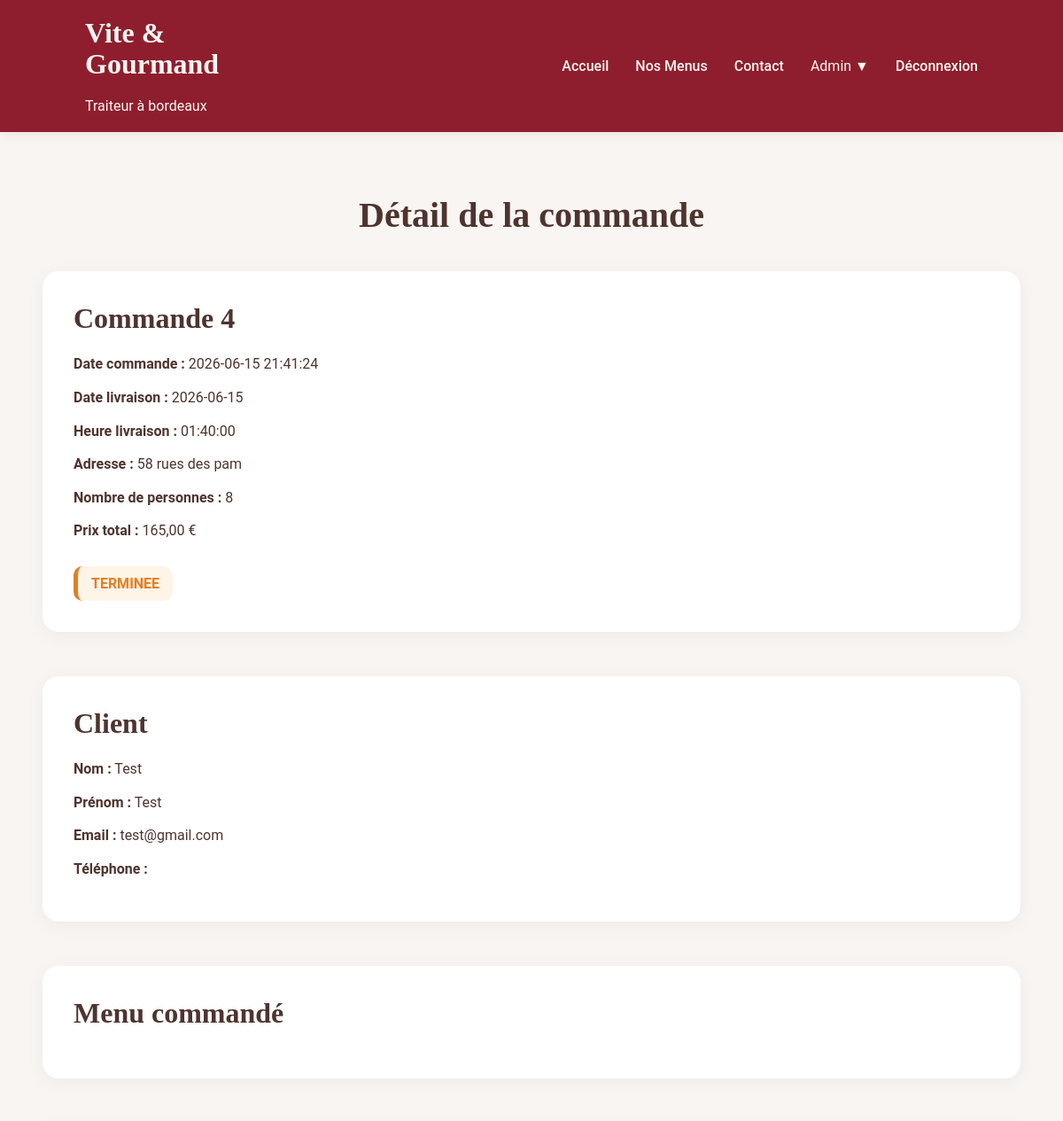
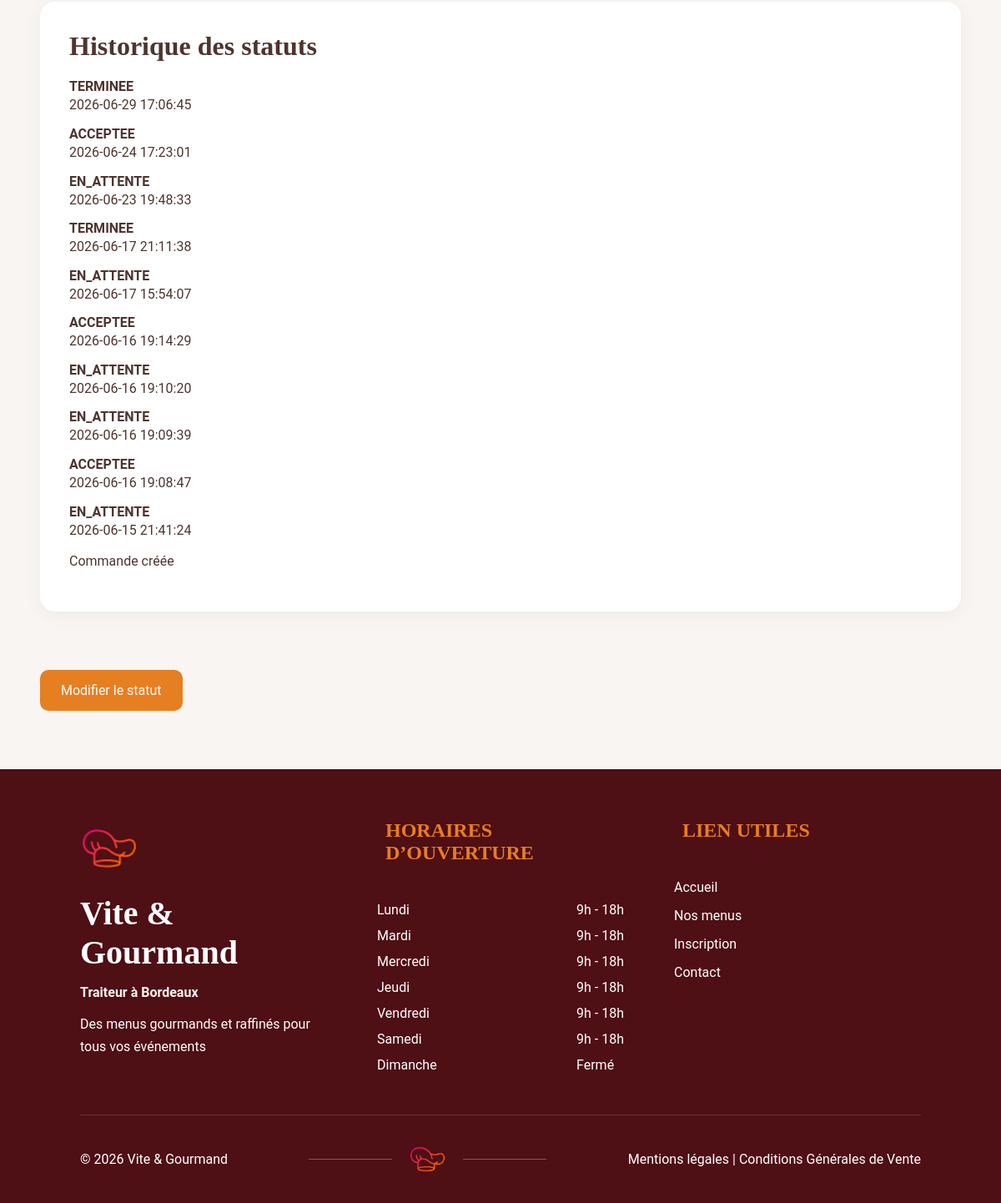
/pages/admin/commandes-detail.php?id=4 (signed in), run on the app's committed database (2 pictures, top to bottom).
### tables this page shows
CREATE TABLE `commande` (
  `idCommande` int(11) NOT NULL,
  `dateCommande` datetime DEFAULT current_timestamp(),
  `dateLivraison` date NOT NULL,
  `heureLivraison` time NOT NULL,
  `adresseLivraison` varchar(255) NOT NULL,
  `nbPersonnes` int(11) NOT NULL,
  `prixTotal` decimal(10,2) NOT NULL,
  `statut` enum('EN_ATTENTE','ACCEPTEE','EN_PREPARATION','EN_LIVRAISON','LIVREE','EN_ATTENTE_MATERIEL','TERMINEE','ANNULEE') DEFAULT 'EN_ATTENTE',
  `idUtilisateur` int(11) NOT NULL,
  `prixMenu` decimal(10,2) NOT NULL DEFAULT 0.00,
  `pretMateriel` tinyint(1) NOT NULL DEFAULT 0,
  `restitutionMateriel` tinyint(1) NOT NULL DEFAULT 0
);

CREATE TABLE `utilisateur` (
  `idUtilisateur` int(11) NOT NULL,
  `nom` varchar(100) NOT NULL,
  `prenom` varchar(100) NOT NULL,
  `email` varchar(150) NOT NULL,
  `motDePasse` varchar(255) NOT NULL,
  `telephone` varchar(20) DEFAULT NULL,
  `adresse` varchar(255) DEFAULT NULL,
  `idRole` int(11) NOT NULL,
  `ville` varchar(100) DEFAULT NULL,
  `codePostal` varchar(20) DEFAULT NULL,
  `pays` varchar(100) DEFAULT NULL,
  `actif` tinyint(1) NOT NULL DEFAULT 1,
  `resetToken` varchar(255) DEFAULT NULL,
  `resetExpire` datetime DEFAULT NULL
);

CREATE TABLE `historique_statut` (
  `idHistorique` int(11) NOT NULL,
  `statut` varchar(100) NOT NULL,
  `dateStatut` datetime DEFAULT current_timestamp(),
  `commentaire` text DEFAULT NULL,
  `idCommande` int(11) NOT NULL
);

### pages/admin/commandes-detail.php (the view, shortened to what this page needs)
<?php
require '../../config/database.php';
$idCommande = (int) $_GET['id'];
$sql = "
SELECT c.*, u.nom, u.prenom, u.email, u.telephone
FROM commande c
INNER JOIN utilisateur u
ON c.idUtilisateur = u.idUtilisateur
WHERE c.idCommande = ?
";
$query = $pdo->prepare($sql);
$query->execute([$idCommande]);
$commande = $query->fetch();
$sql = "
SELECT *
FROM historique_statut
WHERE idCommande = ?
ORDER BY dateStatut DESC
";
$query = $pdo->prepare($sql);
$query->execute([$idCommande]);
$historique = $query->fetchAll();
?>
<!DOCTYPE html>
<html lang="fr">
<head>
    <link rel="stylesheet" href="../../css/admin_client/admin_client1.css">
    <link rel="stylesheet" href="../../css/vite&gourmand.css">
</head>
<body>
    <?php require '../../includes/navbar.php';?>
<main class="container">
    <h1 class="page-title">
        Détail de la commande
    </h1>
    <div class="detail-layout">
        <section class="card">
            <h2>Commande <?= (int) $commande['idCommande']; ?></h2>
            <p>
                <strong>Date commande :</strong>
               <?= htmlspecialchars($commande['dateCommande']); ?>
            </p>
            <p>
                <strong>Date livraison :</strong>
                <?= htmlspecialchars($commande['dateLivraison']); ?>
            </p>
            <p>
                <strong>Heure livraison :</strong>
                <?= htmlspecialchars($commande['heureLivraison']); ?>
            </p>
            <p>
                <strong>Adresse :</strong>
                <?= htmlspecialchars($commande['adresseLivraison']); ?>
            </p>
            <p>
                <strong>Nombre de personnes :</strong>
                <?= (int) $commande['nbPersonnes']; ?>
            </p>
            <p>
                <strong>Prix total :</strong>
                <?= number_format((float) $commande['prixTotal'], 2, ',', ' '); ?> €
            </p>
            <span class="statut">
                <?= htmlspecialchars($commande['statut']); ?>
            </span>
        </section>
        <section class="card">
            <h2>Client</h2>
            <p>
                <strong>Nom :</strong>
                <?= htmlspecialchars($commande['nom']); ?>
            </p>
            <p>
                <strong>Prénom :</strong>
                <?= htmlspecialchars($commande['prenom']); ?>
            </p>
            <p>
                <strong>Email :</strong>
                <?= htmlspecialchars($commande['email']); ?>
            </p>
            <p>
                <strong>Téléphone :</strong>
            </p>
        </section>
        <section class="card">
            <h2>Menu commandé</h2>
        </section>
        <section class="card">
            <h2>Historique des statuts</h2>
            <?php foreach($historique as $item): ?>
                <strong>
                    <?= htmlspecialchars($item['statut']); ?>
                </strong>
                <p>
                    <?= htmlspecialchars($item['dateStatut']); ?>
                </p>
                <p>
                    <?= htmlspecialchars($item['commentaire'] ?? ''); ?>
                </p>
            <?php endforeach; ?>
        </section>
        <a href="commandes-edit.php?id=<?= (int) $commande['idCommande']?>" class="btn">
            Modifier le statut
        </a>
    </div>
</main>
<?php require '../../includes/footer.php'; ?>
</body>
</html>

### css/admin_client/admin_client1.css (style rules this page uses)
.container { width: 92%; max-width: 1300px; margin: 70px auto; }
.detail-layout { display: flex; flex-direction: column; gap: 30px; }
.card { background: white; border-radius: 18px; padding: 35px; margin-bottom: 20px; box-shadow: 0 4px 20px rgba(0, 0, 0, 0.05); }
.card p { margin-bottom: 12px; line-height: 1.6; }
.statut { display: inline-block; margin-top: 15px; background: #FFF4E8; color: #E67E22; border-left: 5px solid #E67E22; padding: 10px 15px; border-radius: 10px; font-weight: 600; }
.btn { display: inline-block; align-self: flex-start; background: #E67E22; color: white; text-decoration: none; margin-top: 20px; padding: 15px 25px; border-radius: 10px; transition: 0.3s; }

### css/vite&gourmand.css (style rules this page uses)
* { margin: 0; padding: 0; box-sizing: border-box; }
body { font-family: 'Roboto', sans-serif; background: #F8F5F2; color: #4E342E; }
.page-title { text-align: center; font-family: 'Playfair Display', serif; font-size: 40px; margin-bottom: 40px; }
h2 { font-family: 'Playfair Display', serif; font-size: 32px; margin-bottom: 20px; }

### data on the page
commande: idCommande "4", dateCommande "2026-06-15 21:41:24", dateLivraison "2026-06-15", heureLivraison "01:40:00", adresseLivraison "58 rues des pam", nbPersonnes "8", prixTotal "165,00", statut "TERMINEE", idUtilisateur.nom "Test", idUtilisateur.prenom "Test", idUtilisateur.email "test@gmail.com"
historique_statut: statut "TERMINEE", dateStatut "2026-06-29 17:06:45"
historique_statut: statut "ACCEPTEE", dateStatut "2026-06-24 17:23:01"
historique_statut: statut "EN_ATTENTE", dateStatut "2026-06-23 19:48:33"
historique_statut: statut "TERMINEE", dateStatut "2026-06-17 21:11:38"
historique_statut: statut "EN_ATTENTE", dateStatut "2026-06-17 15:54:07"
historique_statut: statut "ACCEPTEE", dateStatut "2026-06-16 19:14:29"
historique_statut: statut "EN_ATTENTE", dateStatut "2026-06-16 19:10:20"
historique_statut: statut "EN_ATTENTE", dateStatut "2026-06-16 19:09:39"
historique_statut: statut "ACCEPTEE", dateStatut "2026-06-16 19:08:47"
historique_statut: statut "EN_ATTENTE", dateStatut "2026-06-15 21:41:24", commentaire "Commande créée"
